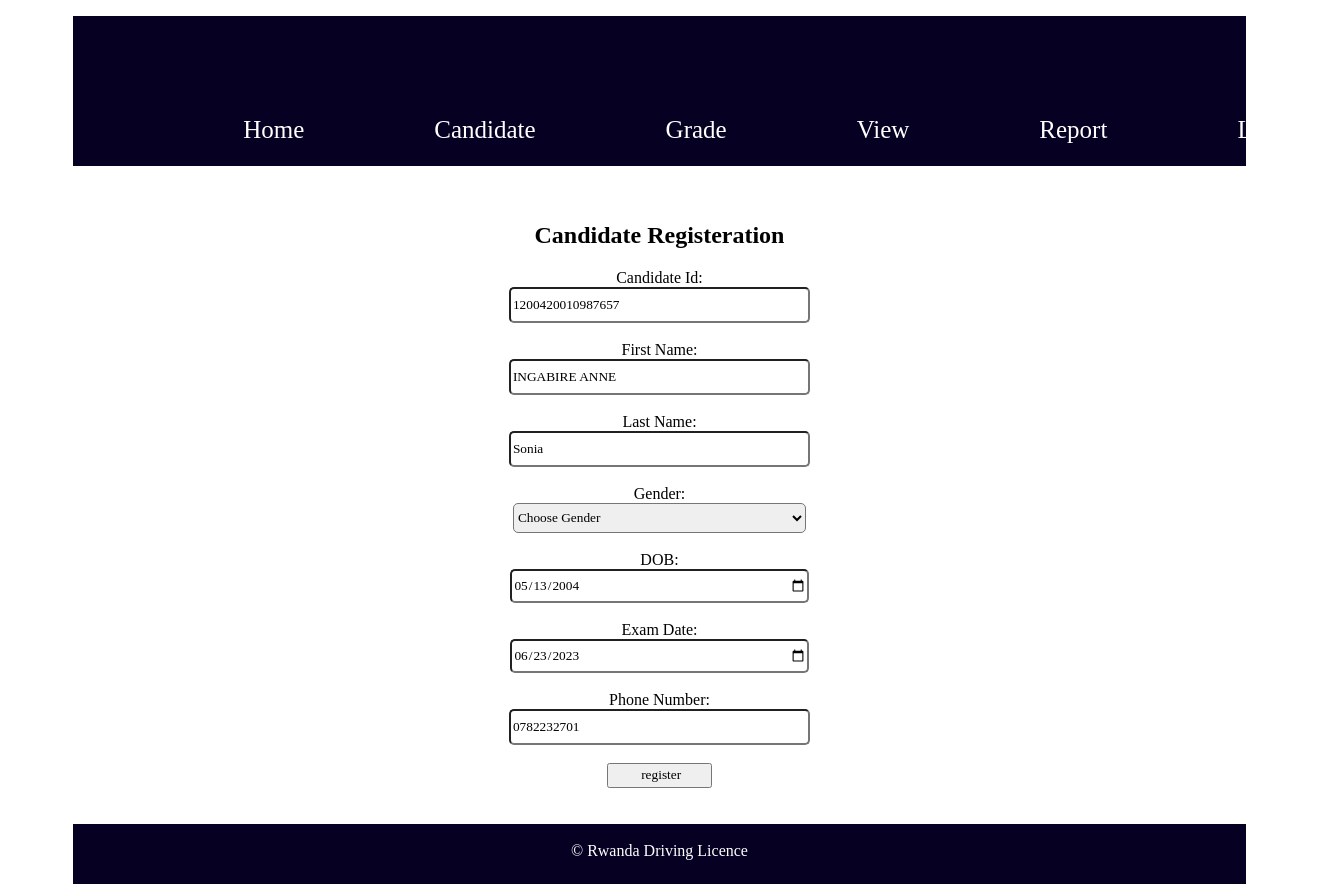
The app's page /Update.php?upd=1200420010987657 (signed in) with its own data.
### tables this page shows
CREATE TABLE `candidate` (
  `CandidateNationalId` varchar(20) NOT NULL,
  `FirstName` varchar(100) NOT NULL,
  `LastName` varchar(100) NOT NULL,
  `Gender` varchar(12) NOT NULL,
  `DOB` date NOT NULL,
  `ExamDate` date NOT NULL,
  `PhoneNumber` varchar(20) NOT NULL
);

### Update.php (the view, shortened to what this page needs)
<!DOCTYPE html>
<html>
<head>
	<link rel="stylesheet" type="text/css" href="style.css">
</head>
<body>
	<div class="header">
		<div class="navbar">
			<ul>
				<li><a href="Index.php">Home</a></li>
				<li><a href="Candidate.php">Candidate</a></li>
				<li><a href="Grade.php">Grade</a></li>
				<li><a href="#">View</a>
				</li>
				<li><a href="#">Report</a>
				</li>
				<li><a href="Logout.php">LogOut</a></li>
			</ul>
		</div>
	</div>
	<div class="content">
		<br><br>
		<center>
			<form method="POST" action="Update.php">
				<?php
		$link=mysqli_connect("localhost","root","","rdl");
		$id=$_GET['upd'];
		$sel="SELECT * FROM Candidate WHERE CandidateNationalId='$id'";
		$res=mysqli_query($link,$sel);
		while ($row=mysqli_fetch_array($res)) {
		?>
				<h2>Candidate Registeration</h2>
				Candidate Id:<br>
				<input type="text" name="id" placeholder="Candidate Id" maxlength="16" required value="<?php echo $row['CandidateNationalId'];?>"><br><br>
				First Name:<br>
				<input type="text" name="Fname" placeholder="First Name" required value="<?php echo $row['FirstName'];?>"><br><br>
				Last Name:<br>
				<input type="text" name="Lname" placeholder="Last Name" required value="<?php echo $row['LastName'];?>"><br><br>
				Gender:<br>
				<select name="Gender">
					<option>Choose Gender</option>
				</select><br><br>
				DOB:<br>
				<input type="date" name="Dob"required value="<?php echo $row['DOB'];?>"><br><br>
				Exam Date:<br>
				<input type="date" name="Exam" value="<?php echo $row['ExamDate'];?>"><br><br>
				Phone Number:<br>
				<input type="number" name="phone" placeholder="Phone Number" maxlength="12" required value="<?php echo $row['PhoneNumber'];?>"><br><br>
				<input type="submit" name="ok" value=" register">
			<?php } ?>
			</form>
		</center>
	</div>
	<br><br>
	<div class="footer">
		<br>
		<center>&copy Rwanda Driving Licence</center>
	</div>
</body>
</html>

### style.css (style rules this page uses)
* { font-family: Georgia, 'Times New Roman', Times, serif; text-decoration: none; }
.header { width: 90%; height: 150px; margin-left: 5%; margin-top: 10px; background-color: rgb(6, 0, 35); }
.navbar ul { list-style: none; display: flex; }
.navbar ul li { margin-top: 100px; margin-left: 130px; }
.navbar a { font-size: 25px; color:white; }
.content { height: auto; width: 90%; margin-left: 5%; }
input[type="text"], input[type="number"], input[type="Date"], input[type="password"] { width: 25%; height: 30px; border-radius: 5px; }
input[type="Submit"] { width: 9%; height: 25px; }
select { width: 25%; height: 30px; border-radius: 5px; }
.footer { height: 60px; width: 90%; margin-left: 5%; background-color: rgb(6, 0, 35); color: white; }

### records on screen
candidate: id "1200420010987657", Fname "INGABIRE ANNE", Lname "Sonia", Dob "05/13/2004", Exam "06/23/2023", phone "0782232701"
